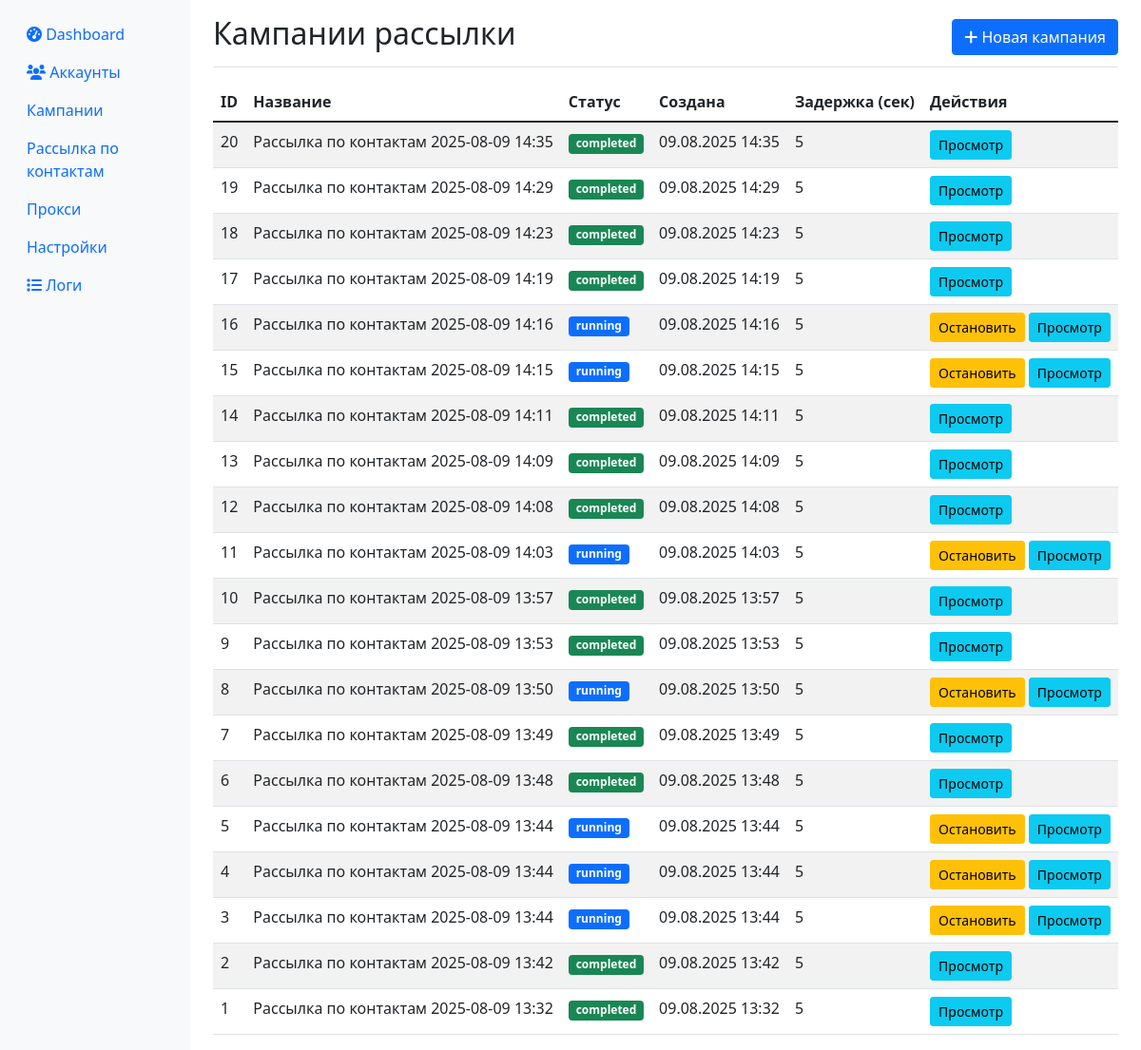
The page /campaigns on the database as committed earlier.
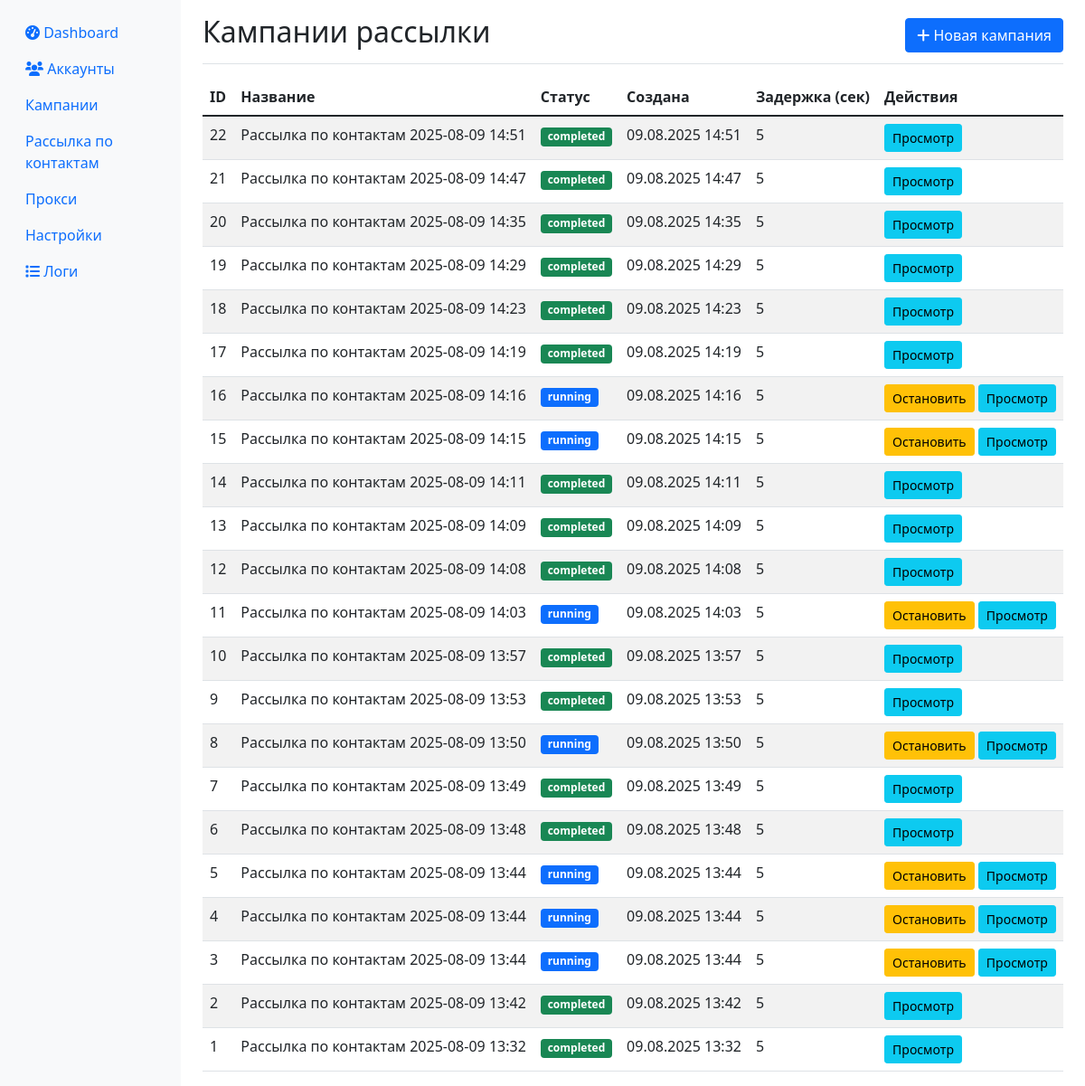
The same page on the database as committed later.
### app/database.py (models this page shows)
class Campaign(Base):
    __tablename__ = "campaigns"
    id = Column(Integer, primary_key=True, index=True)
    name = Column(String)
    channel_message = Column(Text, nullable=True)
    group_message = Column(Text, nullable=True)
    private_message = Column(Text, nullable=True)
    channels_list = Column(Text, nullable=True)
    groups_list = Column(Text, nullable=True)
    private_list = Column(Text, nullable=True)
    delay_seconds = Column(Integer, default=3)
    attachment_path = Column(String, nullable=True)
    status = Column(String, default="created")  # created, running, paused, completed, scheduled, cancelled
    created_at = Column(DateTime, default=datetime.utcnow)
    scheduled_start = Column(DateTime, nullable=True)  # время запланированного старта
    account_id = Column(Integer, nullable=True)  # для привязки к конкретному аккаунту

### app/web.py (the view)
@app.get("/campaigns", response_class=HTMLResponse)
async def campaigns_page(request: Request, db: Session = Depends(get_db)):
    campaigns = db.query(Campaign).order_by(Campaign.created_at.desc()).all()
    return templates.TemplateResponse("campaigns.html", {
        "request": request,
        "campaigns": campaigns
    })

### templates/campaigns.html (shortened to what this page needs)
{% extends "base.html" %}
{% block content %}
<div class="d-flex justify-content-between flex-wrap flex-md-nowrap align-items-center pt-3 pb-2 mb-3 border-bottom">
    <h1 class="h2">Кампании рассылки</h1>
    <a href="/campaigns/new" class="btn btn-primary">
        <i class="fas fa-plus"></i> Новая кампания
    </a>
</div>
<div class="table-responsive">
    <table class="table table-striped">
        <thead>
            <tr>
                <th>ID</th>
                <th>Название</th>
                <th>Статус</th>
                <th>Создана</th>
                <th>Задержка (сек)</th>
                <th>Действия</th>
            </tr>
        </thead>
        <tbody>
            {% for campaign in campaigns %}
            <tr>
                <td>{{ campaign.id }}</td>
                <td>{{ campaign.name }}</td>
                <td>
                    <span class="badge bg-{% if campaign.status == 'running' %}primary{% elif campaign.status == 'completed' %}success{% elif campaign.status == 'paused' %}warning{% else %}secondary{% endif %}">
                        {{ campaign.status }}
                    </span>
                </td>
                <td>{{ campaign.created_at.strftime('%d.%m.%Y %H:%M') }}</td>
                <td>{{ campaign.delay_seconds }}</td>
                <td>
                    {% if campaign.status == 'draft' or campaign.status == 'paused' %}
                    <button class="btn btn-sm btn-success" onclick="startCampaign({{ campaign.id }})">
                        Запустить
                    </button>
                    {% elif campaign.status == 'running' %}
                    <button class="btn btn-sm btn-warning" onclick="stopCampaign({{ campaign.id }})">
                        Остановить
                    </button>
                    {% endif %}
                    <button class="btn btn-sm btn-info" onclick="viewCampaign({{ campaign.id }})">
                        Просмотр
                    </button>
                </td>
            </tr>
            {% endfor %}
        </tbody>
    </table>
</div>
{% endblock %}

### templates/base.html (shortened to what this page needs)
<!DOCTYPE html>
<html lang="ru">
<head>
    <link href="https://cdn.jsdelivr.net/npm/bootstrap@5.1.3/dist/css/bootstrap.min.css" rel="stylesheet">
    <link href="https://cdnjs.cloudflare.com/ajax/libs/font-awesome/6.0.0/css/all.min.css" rel="stylesheet">
</head>
<body>
    <div class="container-fluid">
        <div class="row">
            <nav class="col-md-2 d-md-block sidebar collapse">
                <div class="position-sticky pt-3">
                    <ul class="nav flex-column">
                        <li class="nav-item">
                            <a class="nav-link" href="/">
                                <i class="fas fa-tachometer-alt"></i> Dashboard
                            </a>
                        </li>
                        <li class="nav-item">
                            <a class="nav-link" href="/accounts">
                                <i class="fas fa-users"></i> Аккаунты
                            </a>
                        </li>
                        <li class="nav-item">
                            <a class="nav-link" href="/campaigns">Кампании</a>
                        </li>
                        <li class="nav-item">
                            <a class="nav-link" href="/contacts-campaign">Рассылка по контактам</a>
                        </li>
                        <li class="nav-item">
                            <a class="nav-link" href="/proxies">Прокси</a>
                        </li>
                        <li class="nav-item">
                            <a class="nav-link" href="/settings">Настройки</a>
                        </li>
                        <li class="nav-item">
                            <a class="nav-link" href="/logs">
                                <i class="fas fa-list"></i> Логи
                            </a>
                        </li>
                    </ul>
                </div>
            </nav>
            <main class="col-md-10 ms-sm-auto px-md-4">
                {% block content %}{% endblock %}
            </main>
        </div>
    </div>
</body>
</html>

### templates/base.html (style rules this page uses)
.sidebar { min-height: 100vh; background-color: #f8f9fa; }

Rows that differ between the two databases and show on the page:
added Campaign: id "22", name "Рассылка по контактам 2025-08-09 14:51", status "completed", created_at "09.08.2025 14:51", delay_seconds "5"
added Campaign: id "21", name "Рассылка по контактам 2025-08-09 14:47", status "completed", created_at "09.08.2025 14:47", delay_seconds "5"
